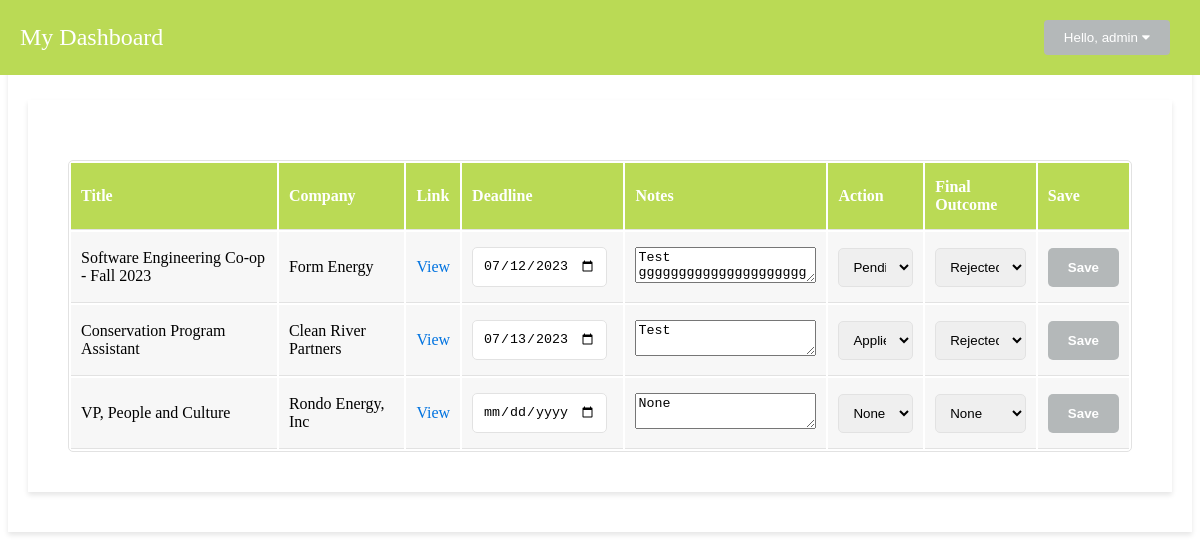
The page /my_job_list (signed in) on the database as committed earlier.
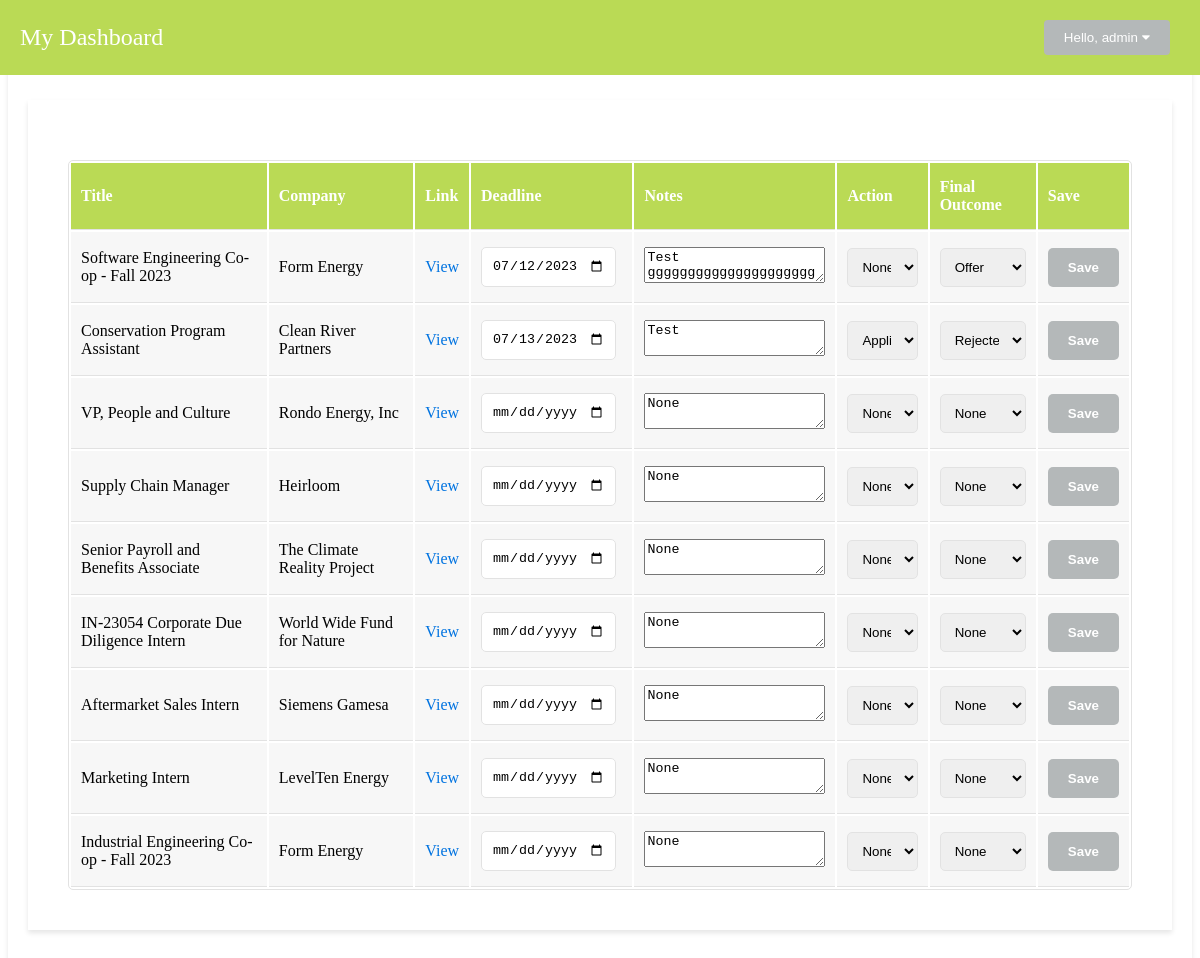
The same page on the database as committed later.
### tables this page shows
CREATE TABLE users (
            id INTEGER PRIMARY KEY AUTOINCREMENT,
            username TEXT UNIQUE,
            password TEXT
        );

CREATE TABLE jobs (
            job_id INTEGER PRIMARY KEY AUTOINCREMENT,
            user_id INTEGER,
            title TEXT,
            company TEXT,
            location TEXT,
            tag TEXT,
            job_type TEXT,
            link TEXT,
            deadline TEXT,
            notes TEXT,
            final_outcome TEXT,
            action TEXT,
            FOREIGN KEY(user_id) REFERENCES users(id)
        );

### app.py (the view, shortened to what this page needs)
@app.route('/my_job_list', methods=['GET', 'POST'])
@login_required
def my_job_list():
    if 'deleted_job_id' in session:
        deleted_job_id = session.pop('deleted_job_id', None)
        conn = sqlite3.connect('user_database.db')
        cursor = conn.cursor()
        cursor.execute('SELECT * FROM jobs WHERE user_id = ? AND job_id != ?', (current_user.id, deleted_job_id))
        user_jobs = cursor.fetchall()
        conn.close()
    else:
        conn = sqlite3.connect('user_database.db')
        cursor = conn.cursor()
        cursor.execute('SELECT * FROM jobs WHERE user_id = ?', (current_user.id,))
        user_jobs = cursor.fetchall()
        conn.close()
    return render_template('my_job_list.html', user_jobs=user_jobs)

### app.py (called while the page is built)
@login_manager.user_loader
def load_user(user_id):
    conn = sqlite3.connect('user_database.db')
    cursor = conn.cursor()
    cursor.execute('SELECT id, username FROM users WHERE id = ?', (user_id,))
    result = cursor.fetchone()
    conn.close()
    if result:
        user_id, username = result
        return User(user_id, username)

### templates/my_job_list.html (shortened to what this page needs)
<!DOCTYPE html>
<html>
<head>
    <link rel="stylesheet" href="https://cdnjs.cloudflare.com/ajax/libs/font-awesome/5.15.4/css/all.min.css">
    <link rel="stylesheet" type="text/css" href="/static/styles_list.css">
</head>
<body>
        <div class="fixed-header">
            <div class="page_name">
                My Dashboard
            </div>
            <div class="dropdown">
                <button class="dropbtn"> Hello, {{ current_user.username }} <i class="fas fa-caret-down"></i></button>
            </div>
        </div>
        <main>
            <main style="margin-top: 60px;">
            <section class="job-list-container">
                <table class="job-list">
                    <thead>
                        <tr>
                            <th>Title</th>
                            <th>Company</th>
                            <th>Link</th>
                            <th>Deadline</th>
                            <th>Notes</th>
                            <th>Action</th>
                            <th>Final Outcome</th>
                            <th>Save</th>
                        </tr>
                    </thead>
                    <tbody>
                        {% for job in user_jobs %}
                        <form method="POST">
                            <tr>
                                <td>{{ job[2] }}</td>
                                <td>{{ job[3] }}</td>
                                <td><a class="job-link" href="{{ job[7] }}" target="_blank" rel="noopener noreferrer">View</a></td>
                                <td>
                                    <input type="date" name="deadline" value="{{ job[8] }}" required>
                                </td>
                                <td><textarea name="notes" placeholder="Add your notes here">{{ job[9] }}</textarea></td>
                                <td>
                                    <select name="action">
                                        <option value="None" {% if job[11] == 'None' %}selected{% endif %}>None</option>
                                        <option value="Applied" {% if job[11] == 'Applied' %}selected{% endif %}>Applied</option>
                                        <option value="Pending" {% if job[11] == 'Pending' %}selected{% endif %}>Pending</option>
                                    </select>
                                </td>
                                <td>
                                    <select name="final_outcome">
                                        <option value="None" {% if job[10] == 'None' %}selected{% endif %}>None</option>
                                        <option value="Offer" {% if job[10] == 'Offer' %}selected{% endif %}>Offer</option>
                                        <option value="Rejected" {% if job[10] == 'Rejected' %}selected{% endif %}>Rejected</option>
                                    </select>
                                </td>
                                <td>
                                    <button class="save-button" type="submit">Save</button>
                                </td>
                            </tr>
                        </form>
                        {% endfor %}
                    </tbody>
                </table>
            </section>
        </main>
</body>
</html>

### static/styles_list.css (style rules this page uses)
.dropdown { position: relative; display: inline-block; float: right; margin: 10px; }
.dropbtn { background-color: #b4b8b9; color: white; padding: 10px 20px; border: none; cursor: pointer; border-radius: 4px; }
.fixed-header { position: fixed; top: 0; left: 0; right: 0; background-color: #BADA55; padding: 10px 20px; display: flex; justify-content: space-between; align-items: center; z-index: 1; }
.page_name { color: #fff; font-size: 24px; }
main { max-width: 1200px; margin: 20px auto; padding: 20px; background-color: #fff; box-shadow: 0 3px 5px rgba(0, 0, 0, 0.1); }
.job-list-container { margin-top: 20px; padding: 20px; }
.job-list { width: 100%; background-color: #fff; border: 1px solid #E2E2E2; border-radius: 5px; }
.job-list th { background-color: #BADA55; color: #fff; font-weight: bold; padding: 15px 10px; text-align: left; }
.job-list th, .job-list td { padding: 15px 10px; border-bottom: 1px solid #E2E2E2; }
.job-list tr:nth-child(even) { background-color: #F7F7F7; }
.job-list a.job-link { text-decoration: none; color: #0073e0; }
.job-list input[type="date"] { width: 100%; padding: 10px; border: 1px solid #E2E2E2; border-radius: 5px; }
.job-list select { width: 100%; padding: 10px; border: 1px solid #E2E2E2; border-radius: 5px; }
.job-list .save-button { background-color: #b4b8b9; color: #fff; border: none; border-radius: 5px; padding: 12px 20px; cursor: pointer; font-weight: bold; transition: background-color 0.3s; }
.job-list input[type="date"] { width: 80%; }

Rows that differ between the two databases and show on the page:
changed jobs "Test ggggggggggggggggggggggggggggggggggggg": action "Pending" → "None"; final_outcome "Rejected" → "Offer"
added jobs: title "Supply Chain Manager", company "Heirloom", notes "None"
added jobs: title "Senior Payroll and Benefits Associate", company "The Climate Reality Project", notes "None"
added jobs: title "IN-23054 Corporate Due Diligence Intern", company "World Wide Fund for Nature", notes "None"
added jobs: title "Aftermarket Sales Intern", company "Siemens Gamesa", notes "None"
added jobs: title "Marketing Intern", company "LevelTen Energy", notes "None"
added jobs: title "Industrial Engineering Co-op - Fall 2023", company "Form Energy", notes "None"
